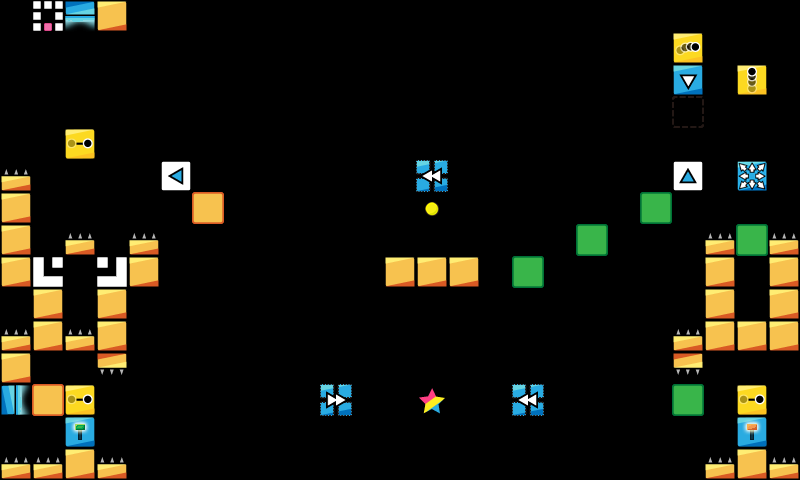

The image is a tile-based game level rendered from a .tmx file. Its description and source (layers, tilesets, objects; grid data summarised) follow:
An orthogonal 25x15 tile map with 32x32 px tiles, 1 tile layer (map).

<map version="1.0" orientation="orthogonal" renderorder="right-down" width="25" height="15" tilewidth="32" tileheight="32" nextobjectid="7">
 <properties>
  <property name="ad" value="false" />
 </properties>
 <tileset firstgid="1" name="map_tiles" tilewidth="32" tileheight="32">
  <image source="../../img/map_tiles.png" width="480" height="480" />
 </tileset>
 <layer name="map" width="25" height="15">
  <data>[375 cells, 68 non-empty, 24 distinct tile ids]</data>
 </layer>
 <objectgroup name="Object Layer 1" />
</map>
